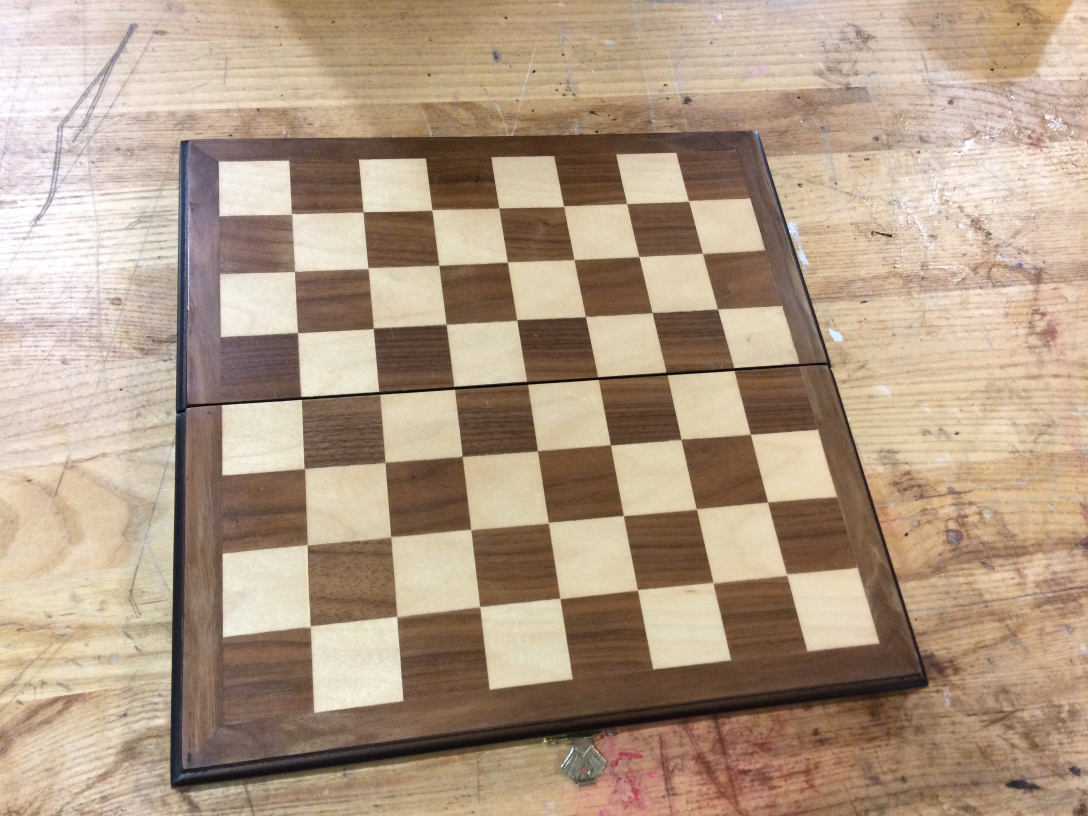
#> input picture IMG_0165.JPG, 3264 x 2448 px, given in place of the camera (shown at 1/3 size)
$ python Main.py
#> lines starting #> are read from the running program, lines starting #| are printed output that depends on the picture
import numpy as np
import cv2 as cv
import os
import time

def empty(a):
    pass

def main():
    # [4 lines of commented-out code are left out]

    boardSizeInt = (7, 7)
    end = 0

    cap = cv.VideoCapture(0)
    if not cap.isOpened():
        print("Cannot open camera")
        exit()

    # Create trackbars for calibrating color
    cv.namedWindow('Selector')
    cv.resizeWindow ("Selector", 640,400)
    cv.createTrackbar("Hue Min", "Selector", 0, 360, empty)
    cv.createTrackbar("Hue Max", "Selector", 360, 360, empty)
    cv.createTrackbar("Sat Min","Selector", 0, 255, empty)
    cv.createTrackbar("Sat Max","Selector", 255, 255, empty)
    cv.createTrackbar("Val Min","Selector", 0, 255, empty)
    cv.createTrackbar("Val Max","Selector", 255, 255, empty)
    cv.createTrackbar("Thresh Min","Selector", 0, 255, empty)
    cv.createTrackbar("Erode Size","Selector", 1, 20, empty)
    cv.createTrackbar("Area min","Selector", 0, 10000, empty)

    while True:
        # Capture frame-by-frame
        ret, frame = cap.read()
#> frame is the input picture: shape (2448, 3264, 3); mean B, G, R 134.4, 155.6, 177.5
        # if frame is read correctly ret is True
        if not ret:
            print("Can't receive frame (stream end?). Exiting ...")
            break
        # Our operations on the frame come here

        h_min = cv.getTrackbarPos ("Hue Min","Selector")
        h_max = cv.getTrackbarPos ("Hue Max","Selector")
        S_min = cv.getTrackbarPos ("Sat Min","Selector")
        S_max = cv.getTrackbarPos ("Sat Max","Selector")
        V_min = cv.getTrackbarPos ("Val Min","Selector")
        V_max = cv.getTrackbarPos ("Val Max","Selector")
        T_min = cv.getTrackbarPos ("Thresh Min","Selector")
        erode_size = cv.getTrackbarPos ("Erode Size","Selector")
        cont_area = cv.getTrackbarPos ("Area min","Selector")

        gray = cv.cvtColor(frame, cv.COLOR_BGR2GRAY)
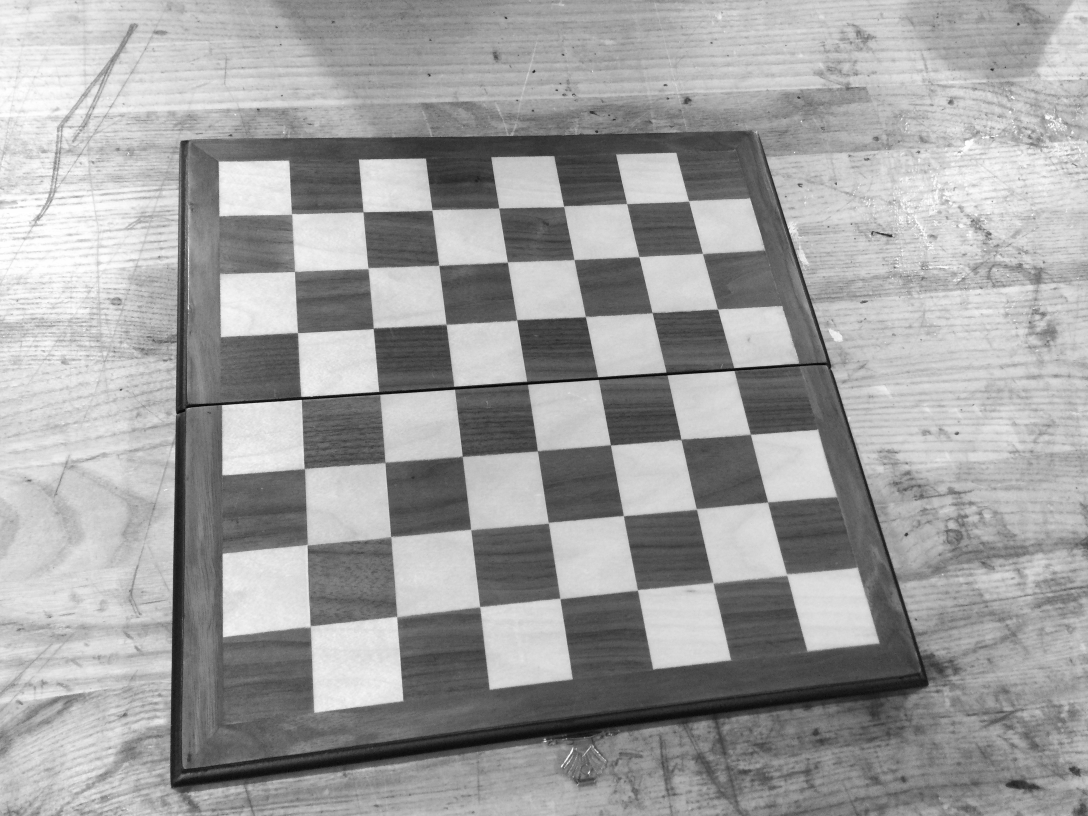
#> gray: shape (2448, 3264) (shown at 1/3 size); min 1, max 255, mean 159.7
        blur = cv.blur(gray, (3,3))

        ret, th3 = cv.threshold(blur, T_min, 255, cv.THRESH_BINARY_INV)
#> th3: shape (2448, 3264); every value is 0
#> ret = 0

        element = cv.getStructuringElement(cv.MORPH_RECT, (2*erode_size+1, 2*erode_size+1))
        erode = cv.erode(th3, element)
        dilate = cv.dilate(erode, element)

        # [7 lines of commented-out code are left out]

        lower_hsv = (h_min, S_min, V_min)
        upper_hsv = (h_max, S_max, V_max)

        # mask = cv.inRange(hsv, lower_hsv, upper_hsv)

        found_corners, corners = cv.findChessboardCorners(dilate, boardSizeInt)
#> found_corners = False; corners = None
        cv.drawChessboardCorners(frame, boardSizeInt, corners, found_corners)
        # corners = cv.goodFeaturesToTrack(frame, 100, 0.4, 10)


        # Find Frame time
        # start = end
        # end = time.time()

        os.system('cls')
        # [8 lines of commented-out code are left out]
        cv.imshow('dilate', dilate)
        # cv.imshow('thresh', th3)
        cv.imshow('frame', frame)


        if cv.waitKey(1) == ord('q'):
#> (key q is pressed here)
            break
    # When everything done, release the capture

    cap.release()
    cv.destroyAllWindows()

def getContours(img, imgcontours, thresh):
    contours, hierarchy = cv.findContours(img, cv.RETR_EXTERNAL, cv.CHAIN_APPROX_NONE)

    for cont in contours:
        area = cv.contourArea(cont)

        if area > thresh:
            print(area)
            cv.drawContours(imgcontours, cont, -1, (255, 0, 0), 7)


if __name__ == "__main__":
    main()
